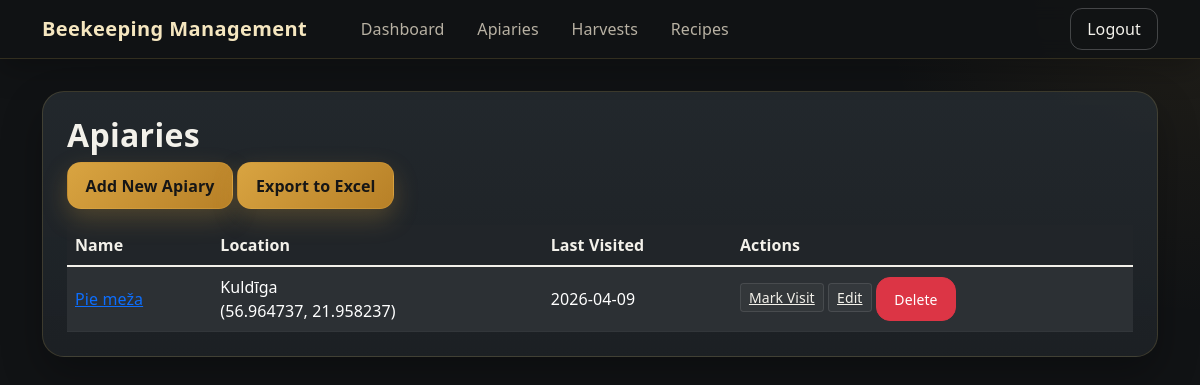
/apiaries (signed in), run on an earlier commit of the app's database.
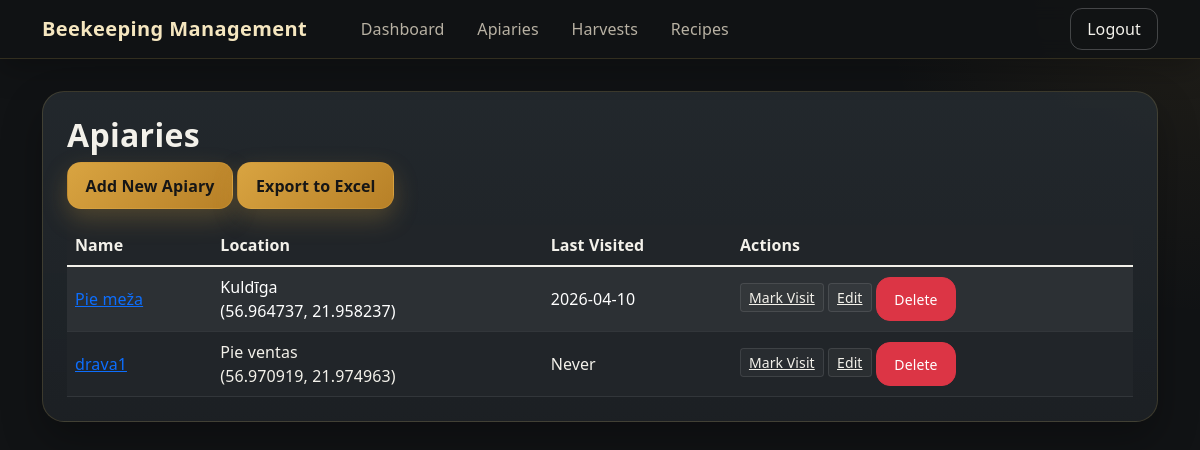
And on a later commit of the database.
### tables this page shows
CREATE TABLE apiaries (
                id INTEGER PRIMARY KEY,
                name TEXT NOT NULL,
                last_visit_date TEXT
            , location TEXT, latitude REAL, longitude REAL, user_id INTEGER NOT NULL DEFAULT 1);

### web_app.py (the view)
@app.route('/apiaries')
@login_required
def apiaries():
    conn = sqlite3.connect('beekeeping.db')
    c = conn.cursor()
    c.execute("""
        SELECT a.id, a.name, a.location, a.latitude, a.longitude, MAX(av.visit_date) as last_visit
        FROM apiaries a
        LEFT JOIN apiary_visits av ON a.id = av.apiary_id
        WHERE a.user_id = ?
        GROUP BY a.id, a.name, a.location, a.latitude, a.longitude
        ORDER BY a.name
    """, (session['user_id'],))
    apiaries_list = c.fetchall()
    conn.close()
    return render_template('apiaries.html', apiaries=apiaries_list)

### web_app.py (called while the page is built)
@app.before_request
def require_login():
    allowed = {"login", "register", "logout", "static", "serve_image"}  # names of view functions that don't require auth
    if request.endpoint not in allowed and not session.get("logged_in"):
        return redirect(url_for("login"))

def login_required(f):
    @wraps(f)
    def decorated_function(*args, **kwargs):
        if not session.get("logged_in"):
            return redirect(url_for("login"))
        return f(*args, **kwargs)
    return decorated_function

### templates/apiaries.html (shortened to what this page needs)
{% extends "base.html" %}
{% block content %}
<div class="glass-panel p-4 mb-4">
<h2 class="section-title">Apiaries</h2>
<a href="{{ url_for('add_apiary') }}" class="btn btn-honey mb-3">Add New Apiary</a>
<a href="{{ url_for('export_apiaries') }}" class="btn btn-honey mb-3">Export to Excel</a>
<div class="table-responsive"><table class="table table-dark table-striped table-hover align-middle mb-0">
    <thead>
        <tr>
            <th>Name</th>
            <th>Location</th>
            <th>Last Visited</th>
            <th>Actions</th>
        </tr>
    </thead>
    <tbody>
        {% for apiary in apiaries %}
        <tr>
            <td><a href="{{ url_for('view_apiary', apiary_id=apiary[0]) }}">{{ apiary[1] }}</a></td>
            <td>
                {% if apiary[2] %}{{ apiary[2] }}{% endif %}
                {% if apiary[3] and apiary[4] %}
                    {% if apiary[2] %}<br>{% endif %}
                    ({{ "%.6f"|format(apiary[3]) }}, {{ "%.6f"|format(apiary[4]) }})
                {% endif %}
            </td>
            <td>{{ apiary[5] or 'Never' }}</td>
            <td>
                <a href="{{ url_for('mark_visit', apiary_id=apiary[0]) }}" class="btn-sm btn-soft">Mark Visit</a>
                <a href="{{ url_for('edit_apiary', id=apiary[0]) }}" class="btn-sm btn-secondary">Edit</a>
                <a href="{{ url_for('delete_apiary', id=apiary[0]) }}" class="btn btn-sm btn-danger" onclick="return confirm('Are you sure?')">Delete</a>
            </td>
        </tr>
        {% endfor %}
    </tbody>
</table></div>
</div>
{% endblock %}

### templates/base.html (shortened to what this page needs)
<!DOCTYPE html>
<html lang="lv">
<head>
    <link href="https://cdn.jsdelivr.net/npm/bootstrap@5.1.3/dist/css/bootstrap.min.css" rel="stylesheet">
</head>
<body>
    <nav class="navbar navbar-expand-lg navbar-dark">
        <div class="container">
            <a class="navbar-brand" href="{{ url_for('index') }}">Beekeeping Management</a>
            <div class="collapse navbar-collapse" id="mainNavbar">
                <div class="navbar-nav me-auto ms-lg-4">
                    {% if session.get('logged_in') %}
                        <a class="nav-link" href="{{ url_for('dashboard') }}">Dashboard</a>
                        <a class="nav-link" href="{{ url_for('apiaries') }}">Apiaries</a>
                        <a class="nav-link" href="{{ url_for('harvests') }}">Harvests</a>
                        <a class="nav-link" href="{{ url_for('recipes') }}">Recipes</a>
                    {% endif %}
                </div>
                <div class="navbar-nav">
                    {% if session.get('logged_in') %}
                        <a class="btn btn-outline-light ms-lg-3 mt-3 mt-lg-0" href="{{ url_for('logout') }}">Logout</a>
                    {% endif %}
                </div>
            </div>
        </div>
    </nav>
    <main class="container main-container">
        {% block content %}{% endblock %}
    </main>
</body>
</html>

### templates/base.html (style rules this page uses)
:root { --bg: #111315; --bg-soft: #171a1d; --panel: #1d2125; --panel-2: #242a2f; --border: rgba(255, 209, 102, 0.14); --text: #f3f1ea; --muted: #b8b1a3; --accent: #d9a441; --accent-hover: #e3b65f; --success-bg: #1d2b21; --success-border: #35553d; }
html, body { height: 100%; }
body { background: radial-gradient(circle at top right, rgba(217, 164, 65, 0.08), transparent 22%), radial-gradient(circle at bottom left, rgba(217, 164, 65, 0.05), transparent 20%), var(--bg); color: var(--text); font-family: "Segoe UI", Tahoma, Geneva, Verdana, sans-serif; letter-spacing: 0.1px; }
.navbar { background: rgba(17, 19, 21, 0.92) !important; backdrop-filter: blur(10px); border-bottom: 1px solid var(--border); box-shadow: 0 10px 30px rgba(0, 0, 0, 0.25); }
.navbar-brand { font-weight: 700; letter-spacing: 0.4px; color: #f5e6bf !important; }
.nav-link { color: var(--muted) !important; margin-right: 0.35rem; border-radius: 10px; padding: 0.55rem 0.85rem !important; transition: 0.2s ease; }
.main-container { padding-top: 2rem; padding-bottom: 2rem; }
.glass-panel, .card { background: linear-gradient(180deg, rgba(36, 42, 47, 0.92), rgba(29, 33, 37, 0.96)); border: 1px solid var(--border); border-radius: 22px; box-shadow: 0 18px 40px rgba(0, 0, 0, 0.28); }
.section-title { font-weight: 700; letter-spacing: 0.3px; }
.btn { border-radius: 14px; transition: all 0.18s ease; padding: 0.65rem 1.1rem; }
.btn-primary, .btn-honey { background: linear-gradient(135deg, var(--accent), #b78027); border: 1px solid rgba(217, 164, 65, 0.30); color: #161616; font-weight: 600; box-shadow: 0 10px 24px rgba(217, 164, 65, 0.25); }
.btn-soft { background: rgba(255, 255, 255, 0.03); border: 1px solid rgba(255, 255, 255, 0.10); color: var(--text); }
.btn-secondary { background: rgba(255, 255, 255, 0.04); border: 1px solid rgba(255, 255, 255, 0.10); color: var(--text); }
.btn-outline-light { background: transparent; border: 1px solid rgba(255, 255, 255, 0.22); color: var(--text); padding: 0.5rem 1rem; border-radius: 12px; }
.table { color: var(--text); }
.table th, .table td { border-color: rgba(255, 255, 255, 0.08); }
.table-striped > tbody > tr:nth-of-type(odd) { background: rgba(255, 255, 255, 0.03); }

What changed in the data, as far as the page shows it:
computed for apiaries "Pie meža": apiary "2026-04-09" → "2026-04-10"
added apiaries: name "drava1", location "Pie ventas", latitude "56.970919", longitude "21.974963", apiary "Never"
